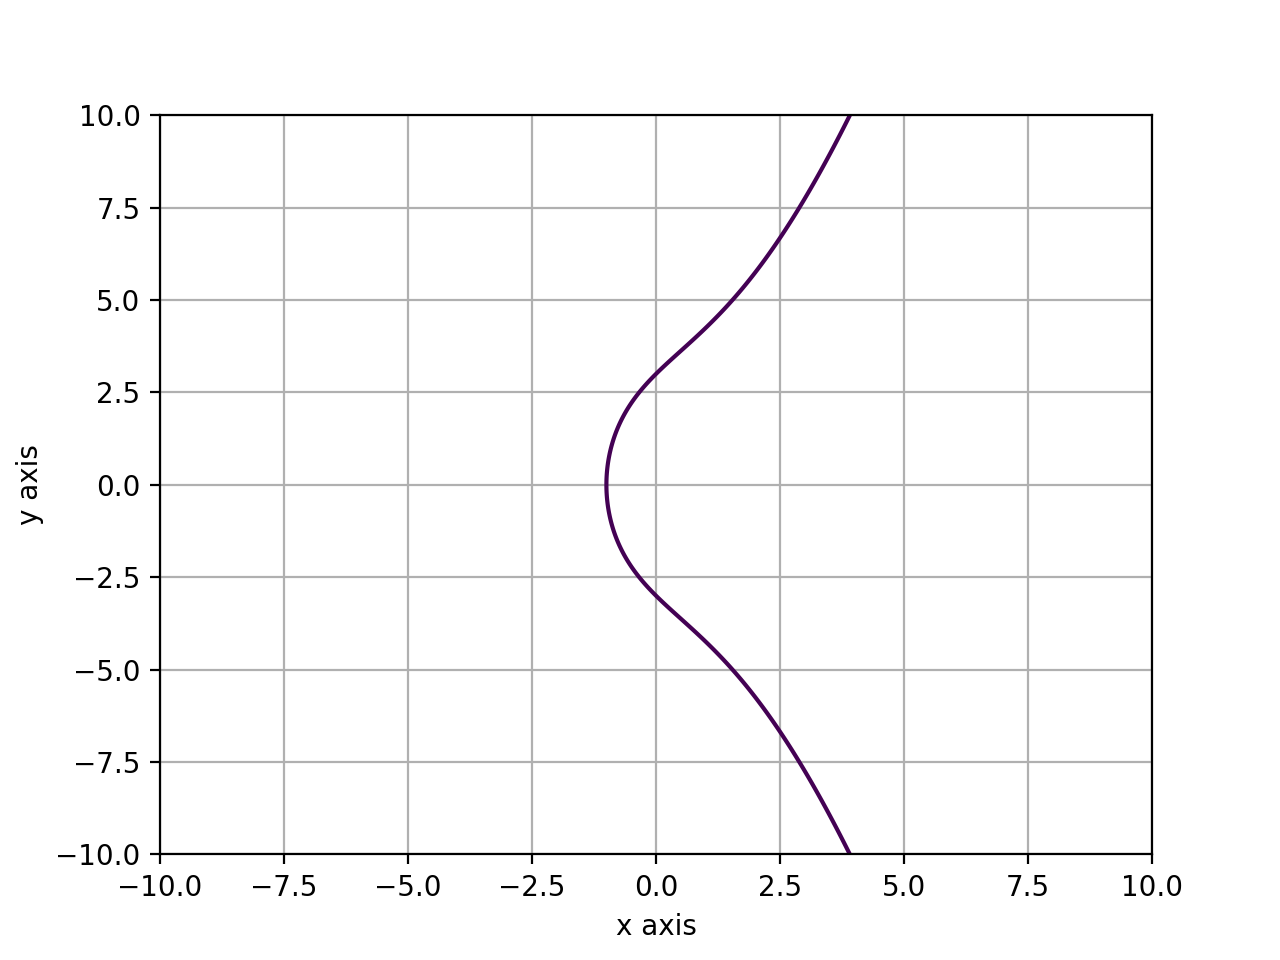

The Python source for this figure:
import matplotlib.pyplot as plt
import numpy as np

a = len("Barannik")
b = len("Oleksandr")
y, x = np.ogrid[-10:10:1000j, -10:10:1000j]
z = pow(y, 2) - pow(x, 3) - x * a - b
plt.contour(x.ravel(), y.ravel(), z, [0])
plt.xlabel("x axis")
plt.ylabel("y axis")
plt.grid()
plt.show()
